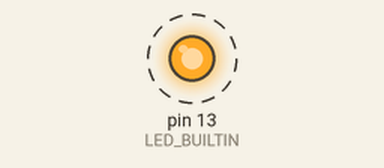
This program was run on a simulated Arduino Nano, built with avr-gcc and run on an emulated ATmega328P. Shown: output pins drawn as LEDs (lit = HIGH). Dashed ring = blinking. What the program prints to the serial monitor is not drawn.

Above: at 0.04 s.
Timing chart, 0 to 3.0 s (numbered marks = the images above):
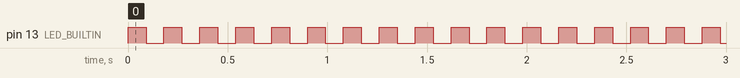

The program:

main.cpp
```cpp
#include "Arduino.h"
#include "Arduino_FreeRTOS.h"
#include "semphr.h"

SemaphoreHandle_t xSerialSemaphore;

void taskBlink(void *pvParams){
    while (1) {
        digitalWrite(LED_BUILTIN,HIGH);
        vTaskDelay(100/portTICK_PERIOD_MS);
        digitalWrite(LED_BUILTIN,LOW);
        vTaskDelay(100/portTICK_PERIOD_MS);
    }
}

void taskSerial(void *pvParams){
    while (1) {
        if(xSemaphoreTake(xSerialSemaphore, (TickType_t)5)==pdTRUE){
            Serial.println("Serial OK");
            xSemaphoreGive(xSerialSemaphore);
        }

        vTaskDelay(100/portTICK_PERIOD_MS);
    }
}

void setup(void){
    Serial.begin(115200);

    pinMode(LED_BUILTIN,OUTPUT);

    xTaskCreate(taskBlink,
        "Blink",
        configMINIMAL_STACK_SIZE,
        NULL,
        tskIDLE_PRIORITY+1,
        NULL);

    if(xSerialSemaphore==NULL){
        xSerialSemaphore = xSemaphoreCreateMutex();
        if(xSerialSemaphore!=NULL) xSemaphoreGive(xSerialSemaphore);
    }

    xTaskCreate(taskSerial,
        "Serial",
        configMINIMAL_STACK_SIZE,
        NULL,
        tskIDLE_PRIORITY+2,
        NULL);

    vTaskStartScheduler();
}

void loop(void){
    // should be empty for Arduino FreeRTOS
}
```

Measured:
- by itself, pin 13 (LED_BUILTIN): alternates HIGH for 0.09 s and LOW for 0.09 s
